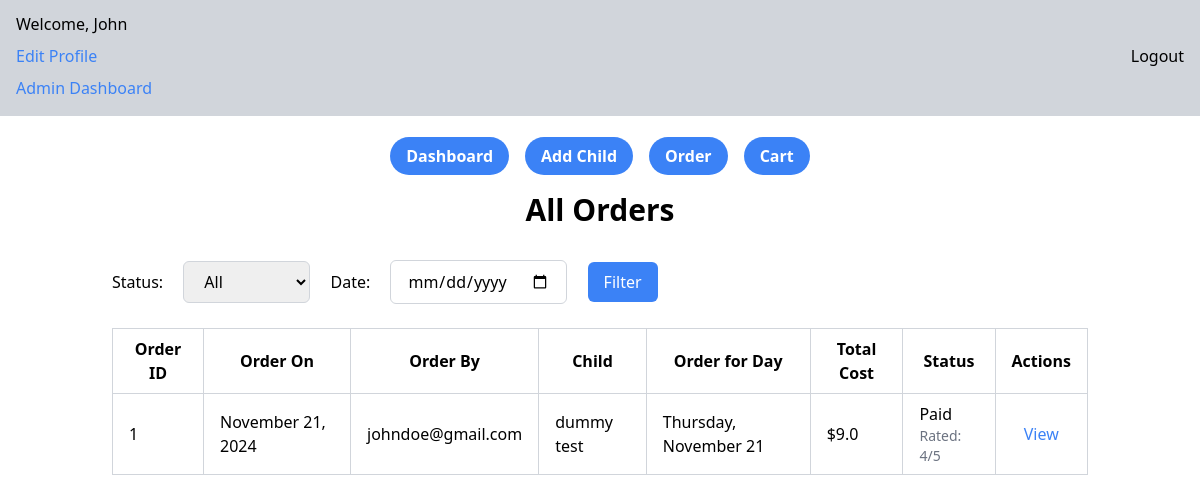
Screenshot of /all-orders (signed in) with the database file from the repository.
### app/models.py (models this page shows, shortened)
class Parent(UserMixin,db.Model):
    __tablename__ = 'parents'
    id = db.Column(db.Integer, primary_key=True, autoincrement=True)
    email = db.Column(db.String(120), unique=True, nullable=False)
    password_hash = db.Column(db.String(128), nullable=False)
    first_name = db.Column(db.String(50), nullable=False)
    last_name = db.Column(db.String(50), nullable=False)
    address = db.Column(db.String(255), nullable=False)
    state = db.Column(db.String(50), nullable=False)
    city = db.Column(db.String(50), nullable=False)
    zip_code = db.Column(db.String(10), nullable=False)
    home_phone = db.Column(db.String(15), nullable=True)
    cell_phone = db.Column(db.String(15), nullable=False)
    work_phone = db.Column(db.String(15), nullable=True)
    children = db.relationship('Child', back_populates='parent', cascade='all, delete-orphan')
    orders = db.relationship('Order', back_populates='parent', cascade='all, delete-orphan')

class Order(db.Model):
    __tablename__ = 'orders'
    id = db.Column(db.Integer, primary_key=True, autoincrement=True)
    parent_id = db.Column(db.Integer, db.ForeignKey('parents.id'), nullable=False)
    order_date = db.Column(db.DateTime, default=datetime.utcnow, nullable=False)
    total_cost = db.Column(db.Float, nullable=False)
    status = db.Column(db.String(20), nullable=False, default="Pending")
    deadline = db.Column(db.DateTime, nullable=True, default=lambda: datetime.now() + timedelta(days=2))
    parent = db.relationship('Parent', back_populates='orders')
    order_items = db.relationship('OrderItem', back_populates='order', cascade='all, delete-orphan')
    rating = db.Column(db.Integer, nullable=True)

class OrderItem(db.Model):
    __tablename__ = 'order_items'
    id = db.Column(db.Integer, primary_key=True, autoincrement=True)
    order_id = db.Column(db.Integer, db.ForeignKey('orders.id'), nullable=False)
    child_id = db.Column(db.Integer, db.ForeignKey('children.id'), nullable=False)
    day = db.Column(db.String(20), nullable=False)
    dessert_name = db.Column(db.String(100), nullable=True)
    dessert_price = db.Column(db.Float, nullable=True, default=0.0)
    drink_name = db.Column(db.String(100), nullable=True)
    drink_price = db.Column(db.Float, nullable=True, default=0.0)
    entree_name = db.Column(db.String(100), nullable=True)
    entree_price = db.Column(db.Float, nullable=True, default=0.0)
    produce_name = db.Column(db.String(100), nullable=True)
    produce_price = db.Column(db.Float, nullable=True, default=0.0)
    side_name = db.Column(db.String(100), nullable=True)
    side_price = db.Column(db.Float, nullable=True, default=0.0)
    order = db.relationship('Order', back_populates='order_items')
    child = db.relationship('Child', backref='order_items')

class Child(db.Model):
    __tablename__ = 'children'
    id = db.Column(db.Integer, primary_key=True, autoincrement=True)
    first_name = db.Column(db.String(50), nullable=False)
    last_name = db.Column(db.String(50), nullable=False)
    state = db.Column(db.String(50), nullable=False)
    county = db.Column(db.String(50), nullable=False)
    grade = db.Column(db.String(20), nullable=False)
    allergies = db.Column(db.Text, nullable=True)
    school_id = db.Column(db.Integer, db.ForeignKey('schools.id'), nullable=False)
    school = db.relationship('School', back_populates='children')
    parent_id = db.Column(db.Integer, db.ForeignKey('parents.id'), nullable=False)
    parent = db.relationship('Parent', back_populates='children')

### app/routes/admin.py (the view)
@admin.route('/all-orders', methods=['GET'])
@login_required
def all_orders():
    status_filter = request.args.get('status')
    date_filter = request.args.get('date')
    email_filter = request.args.get('email')
    query = Order.query
    if status_filter:
        query = query.filter(Order.status == status_filter)
    if date_filter:
        query = query.filter(Order.order_date == date_filter)
    if email_filter:
        query = query.filter(Order.parent.email == email_filter)
    orders = query.all()
    return render_template('all_orders.html', orders=orders)

### app/__init__.py (called while the page is built)
def create_app():
    app = Flask(__name__,
                static_folder='static')
    app.config['SQLALCHEMY_DATABASE_URI'] = 'sqlite:///app.db'
    app.config['SQLALCHEMY_TRACK_MODIFICATIONS'] = False
    app.config['SECRET_KEY'] = 'your_secret_key_here'
    app.config['JWT_SECRET_KEY'] = 'your_jwt_secret_key_here'
    login_manager = LoginManager()
    login_manager.login_view = 'auth.login'
    login_manager.init_app(app)
    db.init_app(app)
    jwt = JWTManager(app)
    from app.models import Parent
    @login_manager.user_loader
    def load_user(user_id):
        return Parent.query.get(int(user_id))
    app.register_blueprint(dashboard, url_prefix='/')
    app.register_blueprint(auth, url_prefix='/')
    app.register_blueprint(order, url_prefix='/')
    app.register_blueprint(admin, url_prefix='/')
    return app

### app/templates/all_orders.html (shortened to what this page needs)
{% extends "_layout.html" %}
{% block content %}
<div class="container mx-auto p-6">
    <h1 class="text-3xl font-semibold text-center mb-8">
        All Orders
    </h1>
    <form method="GET" action="/all-orders" class="mb-6 space-x-4">
        <label for="status">Status:</label>
        <select name="status" id="status" class="px-4 py-2 border border-gray-300 rounded-md">
            <option value="">All</option>
        </select>
        <label for="date">Date:</label>
        <input type="date" name="date" id="date" class="px-4 py-2 border border-gray-300 rounded-md" />
        <button type="submit" class="bg-blue-500 text-white px-4 py-2 rounded-md">Filter</button>
    </form>
    <table class="table-auto w-full border border-gray-300">
        <thead>
            <tr>
                <th class="border border-gray-300 px-4 py-2">Order ID</th>
                <th class="border border-gray-300 px-4 py-2">Order On</th>
                <th class="border border-gray-300 px-4 py-2">Order By</th>
                <th class="border border-gray-300 px-4 py-2">Child</th>
                <th class="border border-gray-300 px-4 py-2">Order for Day</th>
                <th class="border border-gray-300 px-4 py-2">Total Cost</th>
                <th class="border border-gray-300 px-4 py-2">Status</th>
                <th class="border border-gray-300 px-4 py-2">Actions</th>
            </tr>
        </thead>
        <tbody>
            {% for order in orders %}
            <tr>
                <td class="border border-gray-300 px-4 py-2">{{ order.id }}</td>
                <td class="border border-gray-300 px-4 py-2">{{ order.order_date.strftime('%B %d, %Y') }}</td>
                <td class="border border-gray-300 px-4 py-2">{{ order.parent.email }}</td>
                <td class="border border-gray-300 px-4 py-2">
                    {% for item in order.order_items %}
                    <div>{{ item.child.first_name }} {{ item.child.last_name }}</div>
                    {% endfor %}
                </td>
                <td class="border border-gray-300 px-4 py-2">
                    {% for item in order.order_items %}
                    <div>{{ item.day }}</div>
                    {% endfor %}
                </td>
                <td class="border border-gray-300 px-4 py-2">${{ order.total_cost }}</td>
                <td class="border border-gray-300 px-4 py-2">{{ order.status }}
                        {% if order.rating %}
                        <div class="text-sm text-gray-500">Rated: {{ order.rating }}/5</div>
                        {% endif %}
                </td>
                <td class="border border-gray-300 px-4 py-2 text-center space-x-4">
                    <a href="/order/{{ order.id }}" class="text-blue-500 hover:underline">View</a>
                </td>
            </tr>
            {% endfor %}
        </tbody>
    </table>
</div>
{% endblock %}

### app/templates/_layout.html (shortened to what this page needs)
<!DOCTYPE html>
<html lang="en">
<head>
    <script src="https://cdn.tailwindcss.com"></script>
</head>
<body>
    <div class="flex flex-col items-center justify-center h-28">
        {% if current_user.is_authenticated %}
        <div class="bg-gray-300 flex justify-between m-4 p-4 items-center w-screen">
            <div class="flex flex-col gap-2">
                <h1>Welcome, {{ current_user.first_name }}</h1>
                <a class="text-blue-500 cursor-pointer" href="/edit-profile">
                    Edit Profile
                </a>
                <a class="text-blue-500 cursor-pointer" href="/admin-dashboard">
                    Admin Dashboard
                </a>
            </div>
        <a href="{{ url_for('auth.logout') }}">Logout</a>
        </div>
        {% endif %}
    </div>
    {% if current_user.is_authenticated %}
        <div class="flex flex-row justify-center items-center space-x-4 mt-8" id="nav">
                   <ul class="flex flex-row justify-center items-center space-x-4">
                    <li><a href="{{ url_for('dashboard.get_users') }}"
                        class="bg-blue-500 hover:bg-blue-700 text-white font-bold py-2 px-4 rounded-full"
                        >Dashboard</a></li>
                    <li><a href="{{ url_for('dashboard.add_child') }}"
                        class="bg-blue-500 hover:bg-blue-700 text-white font-bold py-2 px-4 rounded-full"
                        >Add Child</a></li>
                    <li><a href="{{ url_for('order.order_page') }}"
                        class="bg-blue-500 hover:bg-blue-700 text-white font-bold py-2 px-4 rounded-full"
                        >Order</a></li>
                    <li><a href="{{ url_for('order.cart') }}"
                        class="bg-blue-500 hover:bg-blue-700 text-white font-bold py-2 px-4 rounded-full"
                        >Cart</a></li>
                   </ul>
        </div>
        {% endif %}
        {% block content %}{% endblock %}
</body>
</html>

### rows the page displays
Parent: first_name "John"
Order: id "1", order_date "November 21, 2024", parent.email "johndoe@gmail.com", total_cost "9.0", status "Paid", rating "4"
OrderItem: child.first_name "dummy", child.last_name "test", day "Thursday, November 21"
